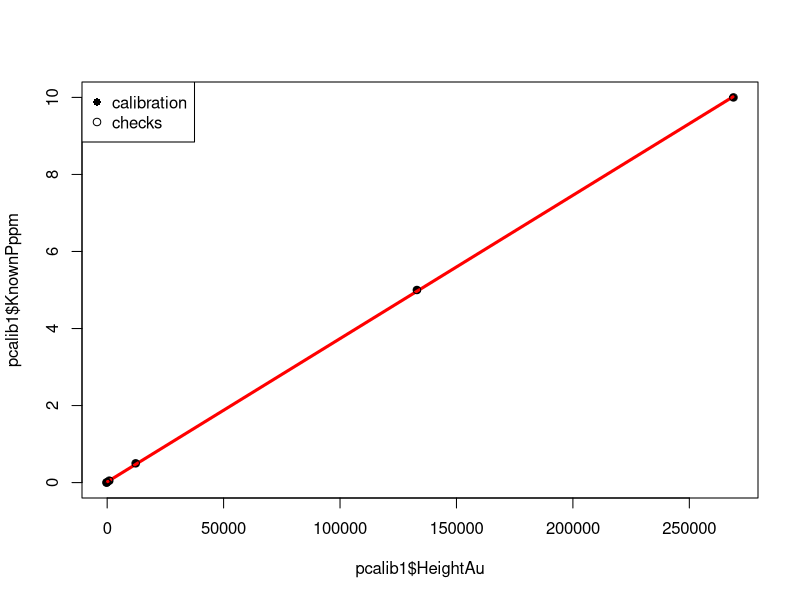
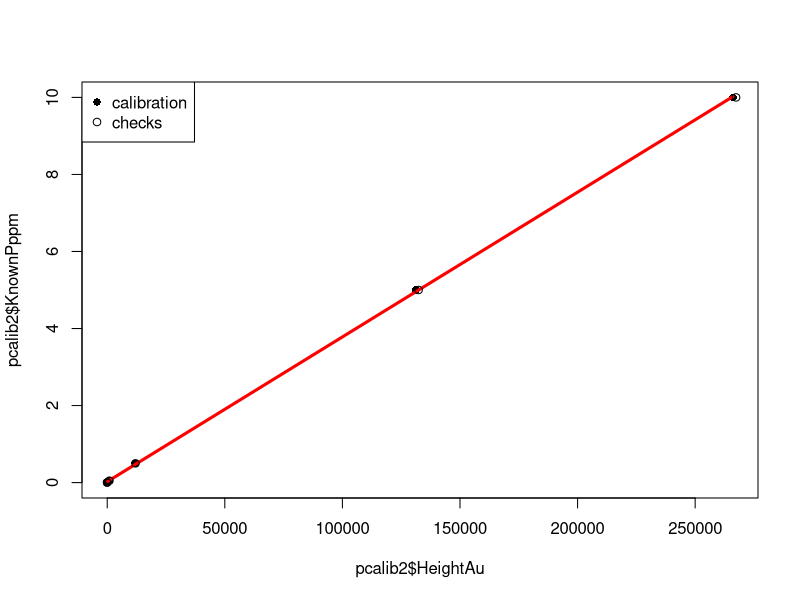
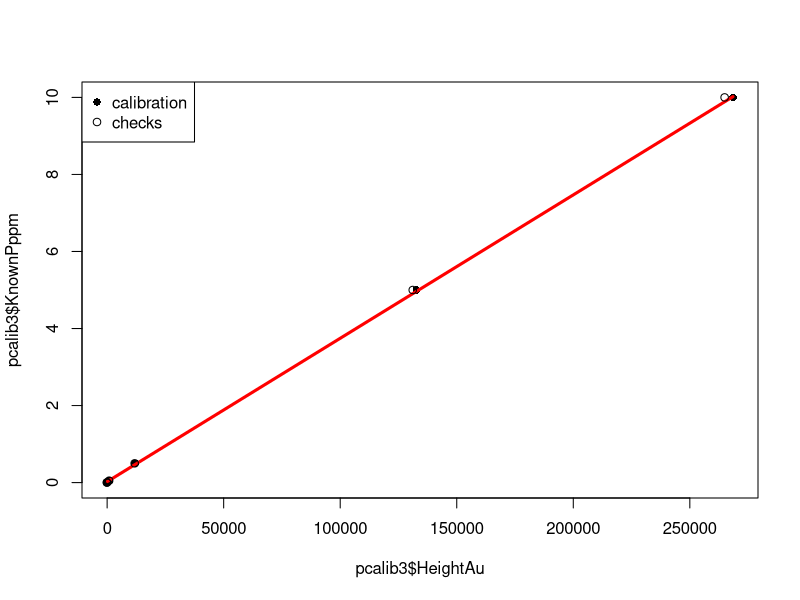

Recreate these plots in R, in order.
#
# set working directory
setwd("C:\\Users\\Sheila\\Documents\\Cornell\\Research\\PhD!\\biofilms\\Oct2014_experiment\\forPaper\\forGitHub\\srp_anslysis")
#
# read in data
pdata1=read.table("pData1.txt",header=T) #DP sample periods 1 to 12
pdata2=read.table("pData2.txt",header=T) #DP sample periods 13 to 25
pdata3=read.table("pData3.txt",header=T) #hot water polyP biofilm ext (10x diluted)
pdata4=read.table("pData4.txt",header=T) #TP biofilm ext (10x diluted)
#
# read in calibrations
pcalib1=read.table("pCalib1.txt",header=T)
pcalib2=read.table("pCalib2.txt",header=T)
pcalib3=read.table("pCalib3.txt",header=T) # for data 3 and 4
#
# read in check calibrations
pcheck1=read.table("pCheck1.txt",header=T) 
pcheck2=read.table("pCheck2.txt",header=T) 
pcheck3=read.table("pCheck3.txt",header=T) # for data 3 and 4
#
# read in filter method blanks: di and di filtered (dif)
pDI1=read.table("pDI1.txt",header=T)
pDI2=read.table("pDI2.txt",header=T)
pDI3=read.table("pDI3.txt",header=T) #hot water ext polyP method blank
pDI4=read.table("pDI4.txt",header=T) #TP method blank
#
#
# --------------------------------------------------------------
# linear model data 1 (samples 0 to 12, all treatments)
p.lm1=lm(KnownPppm~HeightAu,data=pcalib1)
summary(p.lm1)
#
# save coeff's
inter1=p.lm1$coeff[1]
slope1=p.lm1$coeff[2]
R2.1=summary(p.lm1)$r.squared #check this should be close to 1.00
#
# make prediction
p.predict1=predict(p.lm1)
#
# plot calibration points and model
plot(pcalib1$KnownPppm~pcalib1$HeightAu,pch=16) 
lines(p.predict1~pcalib1$HeightAu,lwd=3,col="red")
#
# add check points
points(pcheck1$KnownPppm~pcheck1$HeightAu,pch=1)
legend("topleft",c("calibration","checks"),pch=c(16,1))
#
# recalc di conc's
pDI1$myPppm=pDI1$HeightAu*slope1+inter1
concPinFilter1=mean(pDI1$myPppm[pDI1$SampleID=="dif"]-pDI1$myPppm[pDI1$SampleID=="di"])
# if negative set to zero
if(concPinFilter1[1]<0) {
  concPinFilter1=0
}
#
# recalc p conc's in data1
pdata1$myPppm=(pdata1$HeightAu*slope1+inter1)-concPinFilter1
#
#
# --------------------------------------------------------------
# linear model data 2  (samples 13 to 25, all treatments)
p.lm2=lm(KnownPppm~HeightAu,data=pcalib2)
summary(p.lm2)
#
# save coeff's
inter2=p.lm2$coeff[1]
slope2=p.lm2$coeff[2]
R2.2=summary(p.lm2)$r.squared #check this should be close to 1.00
#
# make prediction
p.predict2=predict(p.lm2)
#
# plot calibration points and model
plot(pcalib2$KnownPppm~pcalib2$HeightAu,pch=16) 
lines(p.predict2~pcalib2$HeightAu,lwd=3,col="red")
#
# add check points
points(pcheck2$KnownPppm~pcheck2$HeightAu,pch=1)
legend("topleft",c("calibration","checks"),pch=c(16,1))
#
# recalc di conc's
pDI2$myPppm=pDI2$HeightAu*slope2+inter2
concPinFilter2=mean(pDI2$myPppm[pDI2$SampleID=="dif"]-pDI2$myPppm[pDI2$SampleID=="di"])
# if negative set to zero
if(concPinFilter2[1]<0) {
  concPinFilter2=0
}
#
# recalc p conc's in data2
pdata2$myPppm=(pdata2$HeightAu*slope2+inter2)-concPinFilter2
#
#
# --------------------------------------------------------------
# linear model data 3 (hot water ext polyP)
p.lm3=lm(KnownPppm~HeightAu,data=pcalib3)
summary(p.lm3)
#
# save coeff's
inter3=p.lm3$coeff[1]
slope3=p.lm3$coeff[2]
R2.3=summary(p.lm3)$r.squared #check this should be close to 1.00
#
# make prediction
p.predict3=predict(p.lm3)
#
# plot calibration points and model
plot(pcalib3$KnownPppm~pcalib3$HeightAu,pch=16) 
lines(p.predict3~pcalib3$HeightAu,lwd=3,col="red")
#
# add check points
points(pcheck3$KnownPppm~pcheck3$HeightAu,pch=1)
legend("topleft",c("calibration","checks"),pch=c(16,1))
#
# recalc di conc's
pDI3$myPppm=pDI3$HeightAu*slope3+inter3
concPinFilter3=mean(pDI3$myPppm[pDI3$SampleID=="diPP"]-pDI3$myPppm[pDI3$SampleID=="di"])
# if negative set to zero
if(concPinFilter3[1]<0) {
  concPinFilter3=0
}
#
# recalc p conc's in data3
pdata3$myPppm=(pdata3$HeightAu*slope3+inter3)-concPinFilter3
pdata3$myPppmFix=pdata3$myPppm #space holder for dilution section
#
# dilution
dilutionFactor=10 #10x diluted
for (i in 1:dim(pdata3)[1]){
  if(pdata3$myPppm[i]!="NA") {
    pdata3$myPppmFix[i]=as.numeric(pdata3$myPppm[i])*dilutionFactor
  }
}
#
#
# --------------------------------------------------------------
# linear model data 4 (TP ext)
# use lm3 b/c was analyzed at same time
#
# recalc di conc's
pDI4$myPppm=pDI4$HeightAu*slope3+inter3
concPinFilter4=mean(pDI4$myPppm[pDI4$SampleID=="diTP"]-pDI4$myPppm[pDI4$SampleID=="di"])
# if negative set to zero
if(concPinFilter4[1]<0) {
  concPinFilter4=0
}
#
# recalc p conc's in data3
pdata4$myPppm=(pdata4$HeightAu*slope3+inter3)-concPinFilter4
pdata4$myPppmFix=pdata4$myPppm #space holder for dilution section
#
# dilution
dilutionFactor=10 #10x diluted
for (i in 1:dim(pdata4)[1]){
  if(pdata4$myPppm[i]!="NA") {
    pdata4$myPppmFix[i]=as.numeric(pdata4$myPppm[i])*dilutionFactor
  }
}
#
#
# -----------------------------------------------------
#
# export newly calculated data
write.table(pdata1, "pNewData1.txt", sep="\t")
write.table(pdata2, "pNewData2.txt", sep="\t")
write.table(pdata3, "pNewData3.txt", sep="\t")
write.table(pdata4, "pNewData4.txt", sep="\t")
